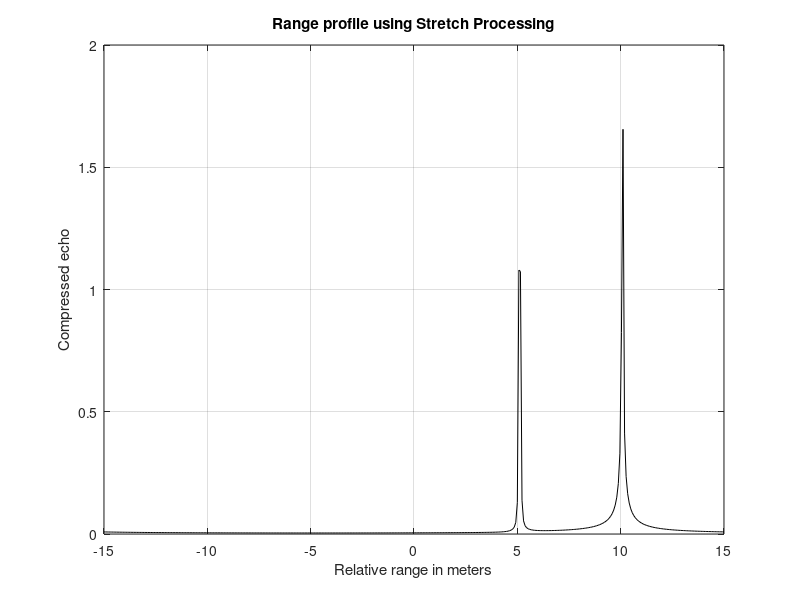

This figure's MATLAB source:
%% This task is a part of Weather radar signal and data processing project.
% Author : Supriya Sudarshan 
% Implementing a stretch processor for estimating target range-profile
% Reference:  Bassem R. Mahafza, Radar Signal Analyis and Processing using Matlab
%%%%%%%%%%%%%%%%%%%%%%%%%%%%%%%%%%%%%%%%%%%%%%%%%%%%%%%%%%%%%%%%%%%%%%%%%%%%%%%%%

clear all;
clc;
close all;

%%function [rxC] = stretch(nscat, taup, fc, B, scat_range, rrec, scat_rcs)
%% Input
nscat = 3; % number of targets
taup = 10e-3; % transmitted signal width [s]
fc = 5.6e9;% carrier frequency [Hz]
B = 1e9;% bandwidth [Hz]
scat_range = [5,5.1,10];% Range of each targets [m]
rrec = 30;% radar receiving window [m]
scat_rcs = [1,1,2];% RCS of each target [m^2]

%% Output
% rxC = received signal completely compressed

c = 3e8; % Speed of light
trec = 2 * rrec / c; 
n = fix(2 * trec * B);
x(nscat,1:n) = 0;
y(1:n) = 0;

t = linspace(0,taup,n);
for k = 1:1:nscat
  range = scat_range(k);
  psi1 = 4 * pi * range * fc / c - 4 * pi * B * range * range / c / c/ taup;
  psi2 = (2 * 4 * pi * B * range / c / taup) .* t;
  x(k,:) = scat_rcs(k) .* exp(1j * psi1 + 1j .* psi2);
  y = y + x(k,:);
end

yfft = fft(y,n)./n;
rxC= fftshift(abs(yfft));
figure(1)
range_axis = linspace(-rrec/2,rrec/2,n);
plot(range_axis,rxC,'k')
xlabel ('Relative range in meters')
ylabel ('Compressed echo')
title('Range profile using Stretch Processing')
grid on
